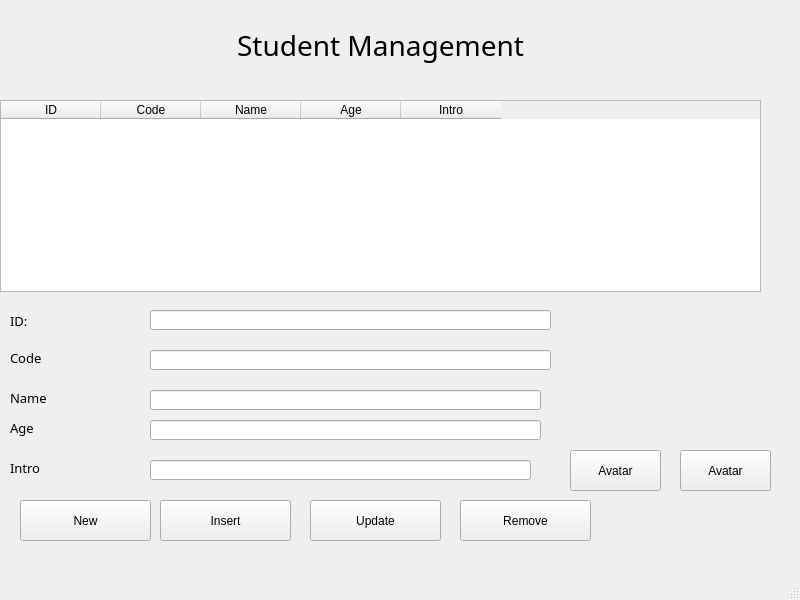
<?xml version="1.0" encoding="UTF-8"?>
<ui version="4.0">
 <class>MainWindow</class>
 <widget class="QMainWindow" name="MainWindow">
  <property name="geometry">
   <rect>
    <x>0</x>
    <y>0</y>
    <width>800</width>
    <height>600</height>
   </rect>
  </property>
  <property name="windowTitle">
   <string>MainWindow</string>
  </property>
  <widget class="QWidget" name="centralwidget">
   <widget class="QTableWidget" name="tableWidgetStudent">
    <property name="geometry">
     <rect>
      <x>0</x>
      <y>100</y>
      <width>761</width>
      <height>192</height>
     </rect>
    </property>
    <column>
     <property name="text">
      <string>ID</string>
     </property>
    </column>
    <column>
     <property name="text">
      <string>Code</string>
     </property>
    </column>
    <column>
     <property name="text">
      <string>Name</string>
     </property>
    </column>
    <column>
     <property name="text">
      <string>Age</string>
     </property>
    </column>
    <column>
     <property name="text">
      <string>Intro</string>
     </property>
    </column>
   </widget>
   <widget class="QPushButton" name="pushButtonRemove">
    <property name="geometry">
     <rect>
      <x>460</x>
      <y>500</y>
      <width>131</width>
      <height>41</height>
     </rect>
    </property>
    <property name="text">
     <string>Remove</string>
    </property>
    <property name="icon">
     <iconset>
      <normaloff>../23_QTableWidget/images/ic_delete.png</normaloff>../23_QTableWidget/images/ic_delete.png</iconset>
    </property>
   </widget>
   <widget class="QLabel" name="label">
    <property name="geometry">
     <rect>
      <x>210</x>
      <y>10</y>
      <width>341</width>
      <height>71</height>
     </rect>
    </property>
    <property name="font">
     <font>
      <family>Montserrat SemiBold</family>
      <pointsize>21</pointsize>
     </font>
    </property>
    <property name="text">
     <string>Student Management</string>
    </property>
    <property name="alignment">
     <set>Qt::AlignCenter</set>
    </property>
   </widget>
   <widget class="QLineEdit" name="lineEditUnitName">
    <property name="geometry">
     <rect>
      <x>150</x>
      <y>390</y>
      <width>391</width>
      <height>20</height>
     </rect>
    </property>
    <property name="text">
     <string/>
    </property>
   </widget>
   <widget class="QPushButton" name="pushButtonNew">
    <property name="geometry">
     <rect>
      <x>20</x>
      <y>500</y>
      <width>131</width>
      <height>41</height>
     </rect>
    </property>
    <property name="text">
     <string>New</string>
    </property>
    <property name="icon">
     <iconset>
      <normaloff>../23_QTableWidget/images/ic_new.png</normaloff>../23_QTableWidget/images/ic_new.png</iconset>
    </property>
   </widget>
   <widget class="QLabel" name="label_4">
    <property name="geometry">
     <rect>
      <x>10</x>
      <y>350</y>
      <width>101</width>
      <height>16</height>
     </rect>
    </property>
    <property name="font">
     <font>
      <family>Montserrat SemiBold</family>
      <pointsize>10</pointsize>
     </font>
    </property>
    <property name="text">
     <string>Code</string>
    </property>
   </widget>
   <widget class="QLabel" name="label_5">
    <property name="geometry">
     <rect>
      <x>10</x>
      <y>390</y>
      <width>101</width>
      <height>16</height>
     </rect>
    </property>
    <property name="font">
     <font>
      <family>Montserrat SemiBold</family>
      <pointsize>10</pointsize>
     </font>
    </property>
    <property name="text">
     <string>Name</string>
    </property>
   </widget>
   <widget class="QLineEdit" name="lineEditId">
    <property name="geometry">
     <rect>
      <x>150</x>
      <y>310</y>
      <width>401</width>
      <height>20</height>
     </rect>
    </property>
    <property name="text">
     <string/>
    </property>
   </widget>
   <widget class="QLineEdit" name="lineEditCode">
    <property name="geometry">
     <rect>
      <x>150</x>
      <y>350</y>
      <width>401</width>
      <height>20</height>
     </rect>
    </property>
    <property name="text">
     <string/>
    </property>
   </widget>
   <widget class="QPushButton" name="pushButtonUpdate">
    <property name="geometry">
     <rect>
      <x>310</x>
      <y>500</y>
      <width>131</width>
      <height>41</height>
     </rect>
    </property>
    <property name="text">
     <string>Update</string>
    </property>
    <property name="icon">
     <iconset>
      <normaloff>../23_QTableWidget/images/ic_save.png</normaloff>../23_QTableWidget/images/ic_save.png</iconset>
    </property>
   </widget>
   <widget class="QLabel" name="label_3">
    <property name="geometry">
     <rect>
      <x>10</x>
      <y>310</y>
      <width>111</width>
      <height>21</height>
     </rect>
    </property>
    <property name="font">
     <font>
      <family>Montserrat SemiBold</family>
      <pointsize>10</pointsize>
     </font>
    </property>
    <property name="text">
     <string>ID:</string>
    </property>
   </widget>
   <widget class="QLineEdit" name="lineEditProductAge">
    <property name="geometry">
     <rect>
      <x>150</x>
      <y>420</y>
      <width>391</width>
      <height>20</height>
     </rect>
    </property>
    <property name="text">
     <string/>
    </property>
   </widget>
   <widget class="QLineEdit" name="lineEditIntro">
    <property name="geometry">
     <rect>
      <x>150</x>
      <y>460</y>
      <width>381</width>
      <height>20</height>
     </rect>
    </property>
    <property name="text">
     <string/>
    </property>
   </widget>
   <widget class="QLabel" name="label_6">
    <property name="geometry">
     <rect>
      <x>10</x>
      <y>460</y>
      <width>101</width>
      <height>16</height>
     </rect>
    </property>
    <property name="font">
     <font>
      <family>Montserrat SemiBold</family>
      <pointsize>10</pointsize>
     </font>
    </property>
    <property name="text">
     <string>Intro</string>
    </property>
   </widget>
   <widget class="QLabel" name="label_7">
    <property name="geometry">
     <rect>
      <x>10</x>
      <y>420</y>
      <width>101</width>
      <height>16</height>
     </rect>
    </property>
    <property name="font">
     <font>
      <family>Montserrat SemiBold</family>
      <pointsize>10</pointsize>
     </font>
    </property>
    <property name="text">
     <string>Age</string>
    </property>
   </widget>
   <widget class="QPushButton" name="pushButtonInsert">
    <property name="geometry">
     <rect>
      <x>160</x>
      <y>500</y>
      <width>131</width>
      <height>41</height>
     </rect>
    </property>
    <property name="text">
     <string>Insert</string>
    </property>
    <property name="icon">
     <iconset>
      <normaloff>../23_QTableWidget/images/ic_new.png</normaloff>../23_QTableWidget/images/ic_new.png</iconset>
    </property>
   </widget>
   <widget class="QPushButton" name="pushButtonAvatar">
    <property name="geometry">
     <rect>
      <x>570</x>
      <y>450</y>
      <width>91</width>
      <height>41</height>
     </rect>
    </property>
    <property name="text">
     <string>Avatar</string>
    </property>
   </widget>
   <widget class="QPushButton" name="pushButtonRemoveAvatar">
    <property name="geometry">
     <rect>
      <x>680</x>
      <y>450</y>
      <width>91</width>
      <height>41</height>
     </rect>
    </property>
    <property name="text">
     <string>Avatar</string>
    </property>
   </widget>
   <widget class="QLabel" name="labelAvatar">
    <property name="geometry">
     <rect>
      <x>570</x>
      <y>310</y>
      <width>201</width>
      <height>131</height>
     </rect>
    </property>
    <property name="frameShape">
     <enum>QFrame::NoFrame</enum>
    </property>
    <property name="text">
     <string/>
    </property>
    <property name="pixmap">
     <pixmap>../23_QTableWidget/images/ic_logo.png</pixmap>
    </property>
    <property name="scaledContents">
     <bool>true</bool>
    </property>
   </widget>
  </widget>
  <widget class="QMenuBar" name="menubar">
   <property name="geometry">
    <rect>
     <x>0</x>
     <y>0</y>
     <width>800</width>
     <height>21</height>
    </rect>
   </property>
  </widget>
  <widget class="QStatusBar" name="statusbar"/>
 </widget>
 <resources/>
 <connections/>
</ui>
